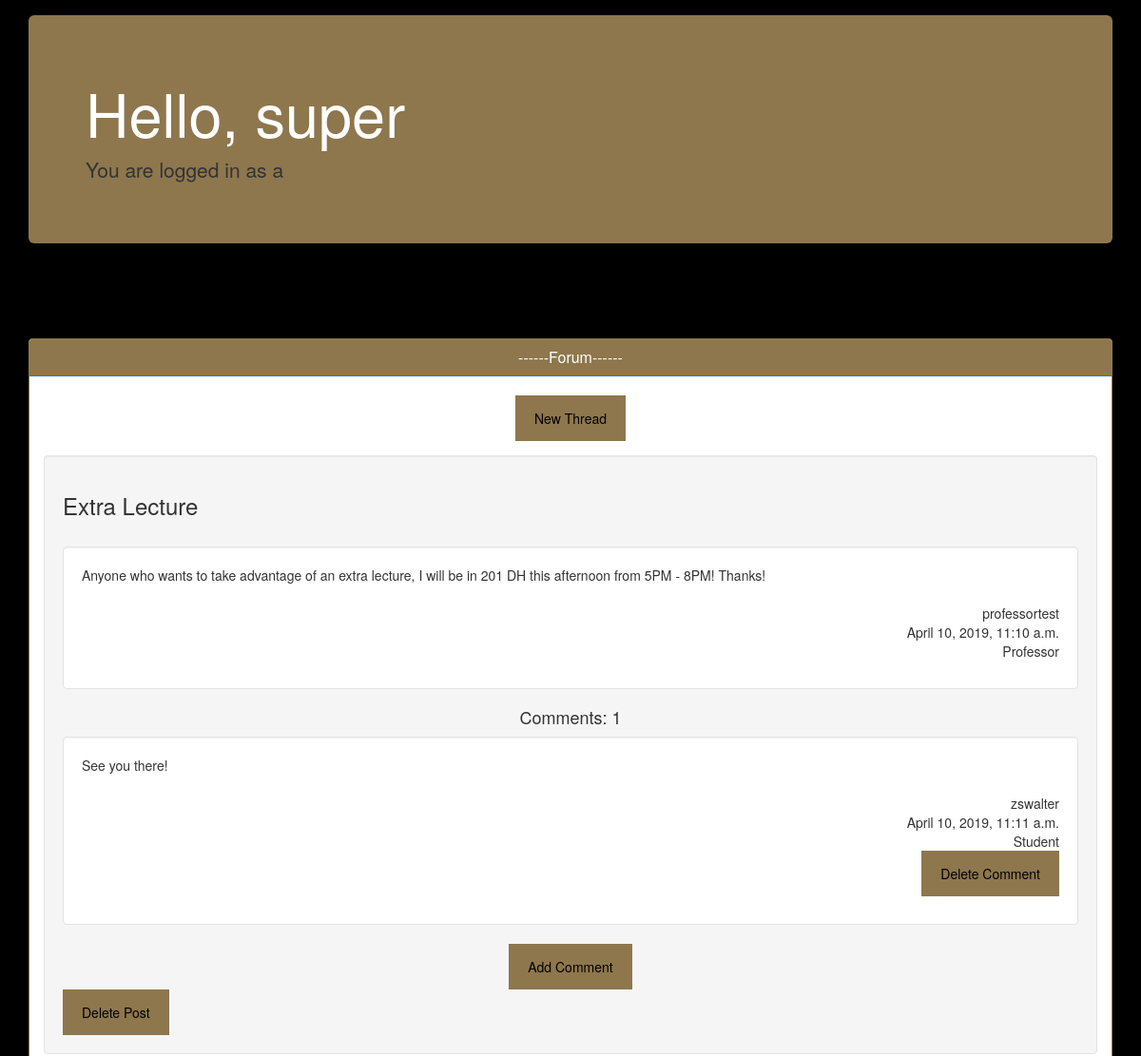
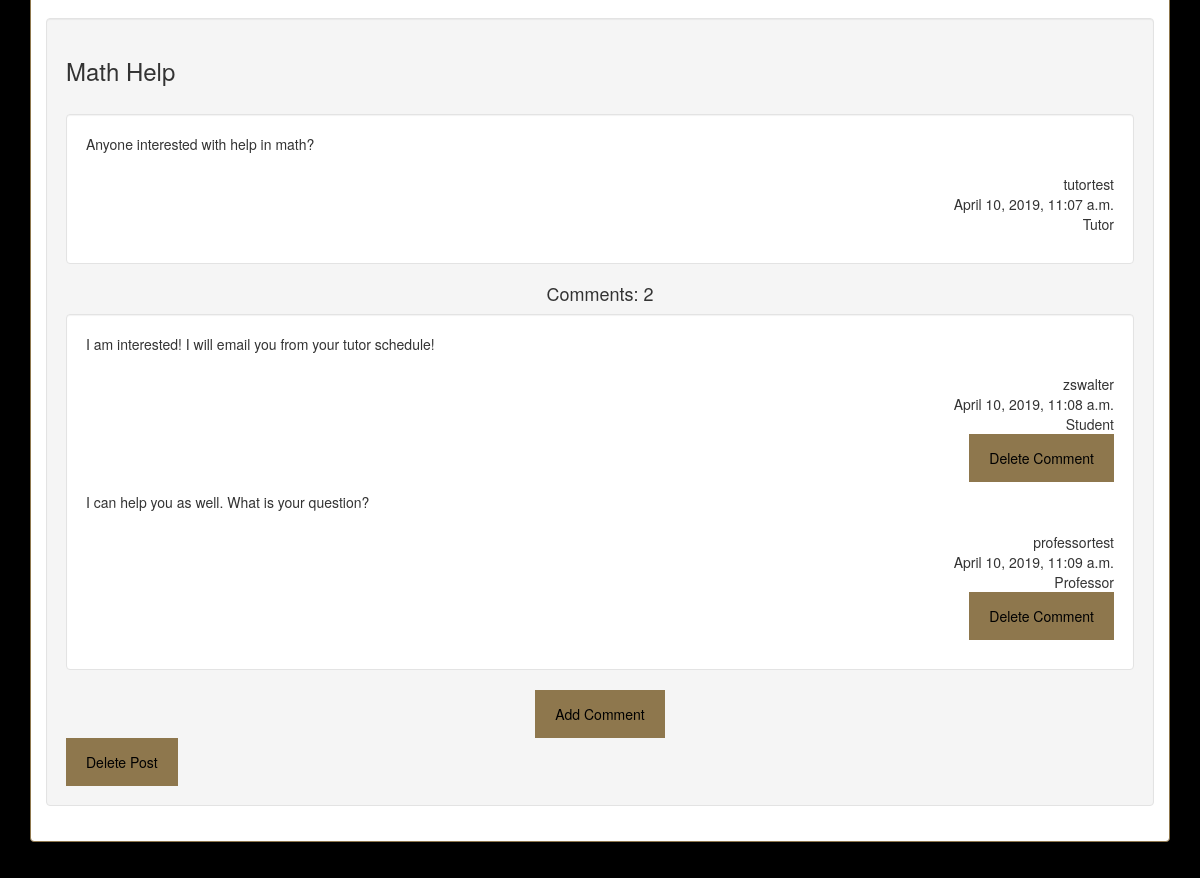
Screenshot of /forum/ (signed in) with the database file from the repository (2 pictures, top to bottom).
### accounts/models.py (models this page shows)
class CustomUser(AbstractUser):
    USER_TYPE_CHOICES = (
        ('Student', 'Student'),
        ('Tutor', 'Tutor'),
        ('Professor', 'Professor'),
    )
    user_type = models.CharField(max_length=100, choices=USER_TYPE_CHOICES, null=True)
    def __str__(self):
        return self.username
    def is_student(self):
        user = self
        if user.user_type == 'Student':
            return True
        else:
            return False
    def is_tutor(self):
        user = self
        if user.user_type == 'Tutor':
            return True
        else:
            return False
    def is_professor(self):
        user = self
        if user.user_type == 'Professor':
            return True
        else:
            return False

### forum/models.py (models this page shows, shortened)
class Post(models.Model):
    author = models.ForeignKey(settings.AUTH_USER_MODEL, on_delete=models.CASCADE)
    title = models.CharField(max_length=200)
    body = models.TextField()
    creation_date = models.DateTimeField(default=timezone.now)
    published_date = models.DateTimeField(blank=True, null=True)

class Comment(models.Model):
    body = models.TextField()
    post = models.ForeignKey(Post, on_delete=models.CASCADE, related_name='comments')
    created_on = models.DateTimeField(default=timezone.now)
    author = models.ForeignKey(settings.AUTH_USER_MODEL, on_delete=models.CASCADE)

### forum/views.py (the view)
# urls.py: path('', views.forum_list, name='forum_list'),
def forum_list(request):
    posts = Post.objects.filter(published_date__lt=timezone.now()).order_by('-published_date')
    comments = Comment.objects.filter(created_on__lte=timezone.now()).order_by('created_on')
    return render(request, 'forum.html', {'posts': posts})

### templates/forum.html (shortened to what this page needs)
<!DOCTYPE html>
<html lang="en">
<head>
</head>
{% extends 'base.html' %}
{% block content %}
    {% if user.is_authenticated %}
         <div class="row">
            <div class="col-md-12">
                <div class="panel panel-primary" style="border-color: #8e774d">
                    <div class="panel-heading" style="background-color: #8e774d">
                        <h3 class="panel-title" style="text-align: center">------Forum------</h3>
                      </div>
                        <br>
                        <div style="text-align: center">
                        <button style="width:auto; position: center"><a style="color: black" href="{% url 'post_new' %}">
                            New Thread</a></button>
                        </div>
                      <div class="panel-body">
                        {% for post in posts %}
                        <div class="well">
                              <h3>{{ post.title }}</h3>
                              <br>
                            <div style="background-color:white" class="well">
                                {{ post.body }}
                                <br>
                                <br>
                                 <p style="text-align: right">{{ post.author }}
                                 {{ post.published_date }}
                                     <br>
                                     {{ post.author.user_type }}
                                 </p>
                            </div>
                            <h4 style="text-align:center">Comments: {{ post.comments.count }}</h4>
                            <div style="background-color:white" class="well">
                             {% for comment in post.comments.all %}
                                {{ comment.body }}
                                <BR>
                                 <br>
                                 <p style="text-align: right">
                                {{ comment.author }}
                                 <br>
                                {{ comment.created_on }}
                                 <br>
                                     {{ comment.author.user_type }}
                                     <br>
                                 <button style="width:auto; position: center"><a style="color: black" href="{% url 'comment_delete' comment.pk %}">Delete Comment</a></button>
                                 </p>
                                 {% empty %}
                                 <p>No Comments!</p>
                                 {% endfor %}
                            </div>
                        <div style="text-align: center">
                            <button style="width: auto"><a style="color: black" href = "{% url 'post_comment' pk=post.pk %}">Add Comment</a> </button>
                        </div>
                        <button style="width:auto; position: center"><a style="color: black" href="{% url 'post_delete' pk=post.pk %}">Delete Post</a></button>
                         </div>
                          {% endfor %}
                      </div>
                </div>
            </div>
        </div>
    </div>
        </body>
    {% else %}
        <p style="color: #8e774d">You are not logged in</p>
    {% endif %}
{% endblock %}

### templates/base.html (shortened to what this page needs)
<!DOCTYPE html>
<html lang="en">
{%  load static %}
<head>
    <link rel="stylesheet" href="https://maxcdn.bootstrapcdn.com/bootstrap/3.3.2/css/bootstrap.min.css">
</head>
<body style="background-color: black">
    <div class="container">
        <div class="jumbotron" style="background-color: #8e774d">
            {% if user.is_authenticated %}
                <h1 style="color: white">Hello, {{ user.username }}</h1>
                <p>You are logged in as a
                </p>
            {% else %}
                <h1 style="color: white">Oakland Connect</h1>
                <p>Services for a better learning experience!</p>
            {% endif %}
        </div>
        <nav class="navbar navbar-default" style="background-color: black; border-color: black">
        </nav>
	{% block content %}
	{% endblock %}
</body>
</html>

### templates/forum.html (style rules this page uses)
body { font-family: Arial, Helvetica, sans-serif; }
button { background-color: #8e774d; color: white; padding: 14px 20px; margin: 8px 0; border: none; cursor: pointer; width: 100%; position: center; }
.container { padding: 16px; }

### rows the page displays
CustomUser: username "super"
Post: title "Extra Lecture", body "Anyone who wants to take advantage of an extra lecture, I will be in 201 DH this afternoon from 5PM - 8PM! Thanks!", author "professortest", published_date "April 10, 2019, 11:10 a.m.", author.user_type "Professor", comments.count "1"
Comment: body "See you there!", author "zswalter", created_on "April 10, 2019, 11:11 a.m.", author.user_type "Student"
Post: title "Math Help", body "Anyone interested with help in math?", author "tutortest", published_date "April 10, 2019, 11:07 a.m.", author.user_type "Tutor", comments.count "2"
Comment: body "I am interested! I will email you from your tutor schedule!", author "zswalter", created_on "April 10, 2019, 11:08 a.m.", author.user_type "Student"
Comment: body "I can help you as well. What is your question?", author "professortest", created_on "April 10, 2019, 11:09 a.m.", author.user_type "Professor"
